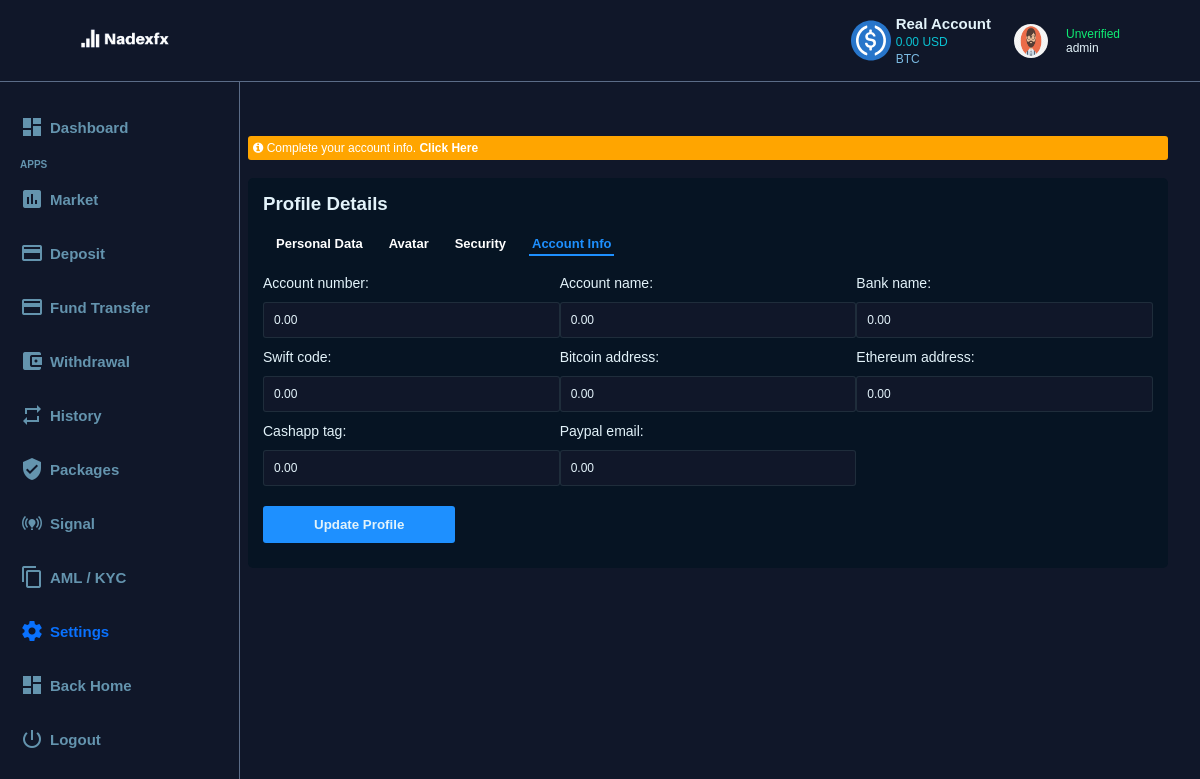
/withdrawal_info/ (signed in), run on the app's committed database.
### broker/models.py (models this page shows, shortened)
class Deposit (models.Model):
    user = models.OneToOneField (User, null = True, blank = True, on_delete = models.CASCADE)
    name = models.CharField (max_length = 200,  null = True)
    capital_balance = models.CharField (max_length = 200, default = "0.00",)
    btc = models.CharField (max_length = 200,  null = True, default = "0.00",)
    usd = models.CharField (max_length = 200, default = "0.00",)
    bonus_usd = models.CharField (max_length = 200, default = "0.00",)
    plan = models.CharField (max_length = 200, default = "Silver",)
    verify = models.CharField (max_length = 200, default = "Unverified",)
    currency = models.CharField (max_length = 200, default = "$",)

class Profile (models.Model):
    user = models.OneToOneField (User, null = True, blank = True, on_delete = models.CASCADE)
    name = models.CharField (max_length = 200,  null = True)
    profile_pic = models.ImageField (default = "avater.png", null = True, blank = True)

class Account (models.Model):
    user = models.OneToOneField (User, null = True, blank = True, on_delete = models.CASCADE)
    name = models.CharField (max_length = 200,  null = True)
    account_number = models.CharField (max_length = 200,  null = True, default = "",)
    account_name = models.CharField (max_length = 200, default = " ",)
    bank_name = models.CharField (max_length = 200, default = " ",)
    swift_code = models.CharField (max_length = 200, default = " ",)
    bitcoin_address = models.CharField (max_length = 200,  null = True, default = " ",)
    ethereum_address = models.CharField (max_length = 200, default = " ",)
    cashapp_tag = models.CharField (max_length = 200, default = " ",)
    paypal_email = models.CharField (max_length = 200, default = " ",)

### broker/views.py (the view)
@login_required (login_url = "login")
def withdrawal_info(request):
    account = request.user.account
    form = AccountForm (instance = account)
    if request.method == 'POST':
        form = AccountForm (request.POST, request.FILES, instance = account)
        if form.is_valid ():
            form.save ()
    context = {'form': form}
    return render (request, "broker/withdrawal-info.html", context)

### broker/forms.py
class AccountForm (ModelForm):
    class Meta:
        model = Account
        fields = '__all__'
        exclude = ['user', 'name']

### broker/templates/broker/withdrawal-info.html (shortened to what this page needs)
<!DOCTYPE html>
{% load static %}
{%  block content %}
<html lang="en">
<head>
    <link rel="stylesheet" href="{% static 'css/font-awesome.min.css' %}">
    <link rel="stylesheet" href="{% static 'css/dashboard.css' %}">
    <link rel="stylesheet" href="{% static 'css/jquery-select7.css' %}">
</head>
<body>
    <nav>
        <article>
            <ul>
                <li><img src="{% static 'images/maillertag1678691629.png' %}" width="130px"></li>
                <li style="display: flex; justify-content: space-between; align-items: center;">
                    <article style="display: flex; padding: 5px;">
                        <img src="{% static 'images/dollar-sign.svg' %}" width="40px" style="margin-right: 5px;">
                        <div style="font-size: 15px;">
                            <b style='color: var(--text-color)'>Real Account</b><br>
                            <span style="font-size: 12px; color: #0BC2D2;">{{request.user.deposit.usd}} USD</span><br>
                            <span style="font-size: 12px; color: #7CBBE3;"> BTC <br>
                        </div>
                    </article>
                    <article style="margin: 0 10px;" id='dropdown-btn'>
                        <div style="display: flex; justify-content: space-between; align-items: center;">
                            <button style='overflow:hidden; width: 50px; height: 50px; border: 1px solid transparent'><img src="{{request.user.profile.profile_pic.url}}" width="100%" height='100%' style='border-radius: 50%'></button>
                            <span style="font-size: 12px; margin: 0 10px;">
                                <span style="color: #0fec73;">{{request.user.deposit.verify}}</span><br>
                                <span style="color: var(--text-color);">{{user.username}}</span>
                            </span>
                        </div>
                    </article>
                </li>
            </ul>
        </article>
    </nav>
    <br><br>
    <br><br>
    <div class="side-panel-left" style="padding: 10px;">
        <ul>
<br>
<a href="{% url 'dashboard' %}"><li class=""><i class="material-icons">dashboard</i> Dashboard</li></a>
<span style="font-size: 10px; font-weight: bold; padding: 0 10px; color: #6494AE;">APPS</span>
<a href="{% url 'market' %}"><li class=""><i class="material-icons">insert_chart</i> Market</li></a>
<a href="{% url 'deposit' %}"><li class=""><i class="material-icons"> credit_card</i> Deposit</li></a>
<a href="{% url 'fund-transfer' %}"><li class=""><i class="material-icons"> credit_card</i> Fund Transfer</li></a>
<a href="{% url 'withdrawal' %}"><li class=""><i class="material-icons">account_balance_wallet</i> Withdrawal </li></a>
<a href="{% url 'trade-history' %}"><li class=""><i class="material-icons">repeat</i> History </li></a>
<a href="{% url 'crypto' %}"><li class=""><i class="material-icons">verified_user</i> Packages</li></a>
<a href="{% url 'signal' %}"><li class=""><i class="material-icons">online_prediction</i> Signal</li></a>
<a href="{% url 'kyc' %}"><li class=""><i class="material-icons">content_copy</i> AML / KYC</li></a>
<a href="{% url 'settings' %}"><li class="active"><i class="material-icons">settings</i> Settings</li></a>
 <a href="{% url 'dashboard' %}"><li class=""><i class="material-icons">dashboard</i> Back Home</li></a>
<a href="{% url 'logout' %}"><li><i class="material-icons">power_settings_new</i> Logout</li></a>
    </ul>
        <br><br><br><br><br><br>
    </div>
    <div class="fixed-width"><br><br><br>
    <div style='padding: 5px; background: orange; font-size: 12px; border-radius: 3px;'><i class='fa fa-info-circle'></i> Complete your account info. <a href="{% url 'withdrawal-info' %}" style='color: white'><b>Click Here</b></a></div><br>
 <div class="container">
        <h3>Profile Details</h3><br>
        <ul id='item-list'>
            <a href="{% url 'settings' %}"><li>Personal Data</li></a>
            <a href="{% url 'change-avatar' %}"><li>Avatar</li></a>
            <a href="{% url 'change-password' %}"><li>Security</li></a>
            <a href="{% url 'withdrawal-info' %}"><li class='active-list'>Account Info</li></a>
        </ul><br>
                <form action="" method="POST">
            <div class="input-grid">
                {{form.as_p}}
            </div>
        <button type='submit' name='submit'>Update Profile</button>
        </form>
       </div>
 </div>
 <br><br><br>
</body>
{%  endblock content %}
</html>

### static/css/dashboard.css (style rules this page uses)
* { margin: 0; padding: 0; box-sizing: border-box; font-family: sans-serif; outline: 2px solid transparent; }
:root { --primary: #101729; --primary-two: #162133; --active: #0971fe; --hover: #2d424d86; --dark: #020818; --text: #6494AE; --dark-blue: #031422c5; --text-color: #e3f3fa; --drop-down: #020818; --modal: #031422; }
ul { list-style-type: none; }
a { text-decoration: none; }
html { scroll-behavior: smooth; background: var(--primary); color: white; }
nav { background: var(--primary); position: fixed; top: 0; left: 0; width: 100%; z-index: 999; border-bottom: 1px solid #bbd8ff70; }
nav ul { display: flex; justify-content: space-between; align-items: center; padding: 10px 5%; }
nav ul li button { padding: 7px; background: transparent; border-radius: 5px; border: 2px solid #09a54f; color: #0fec73; }
nav article:nth-child(2) { display: none; }
.side-panel-left { width: 250px; border-right: 1px solid #bbd8ff70; position: fixed; overflow-y: scroll; height: 100%; display: none; z-index: 2; background-color: var(--primary); }
.side-panel-left ul li { color: var(--text); padding: 15px 10px; display: flex; align-items: center; font-weight: bold; font-size: 15px; }
.side-panel-left ul li i { margin-right: 6px; }
.active { color: var(--active) !important; }
.fixed-width { padding: 10px 20px; border-radius: 5px; }
@media screen and (min-width: 768px) { .fixed-width { width: 68%; margin: 0 1%; } }
@media screen and (min-width: 1200px) { .fixed-width { width: 60%; transform: translateX(-50%); margin: 0 50%; } }
@media screen and (min-width: 1200px) { .side-panel-left { width: 20%; display: block; } }
@media screen and (min-width: 1200px) { nav article:nth-child(2) { display: block; } }
@media screen and (min-width: 1200px) { nav article:nth-child(1) { display: none; } }

### broker/templates/broker/withdrawal-info.html (style rules this page uses)
.container { padding: 15px; background: var(--dark-blue); border-radius: 5px; color: var(--text-color); }
.container button { padding: 10px 50px; border: 1px solid transparent; background: dodgerblue; color: var(--text-color); margin: 10px 0; border-radius: 3px; font-weight: bold; }
form input, form select { padding: 10px; border-radius: 3px; border: 1px solid var(--hover); display: block; width: 100%; background: var(--primary); color: var(--text-color); margin: 10px 0; font-size: 12px; }
form label { margin: 20px 0; font-size: 14px; color: var(--text-color); }
form button { background: dodgerblue; padding: 9px 15px; display: flex; align-items: center; color: white; border: 1px solid dodgerblue; border-radius: 3px; margin: 5px 0; }
#item-list { display: flex; font-weight: bold; }
#item-list li { margin: 0 10px; padding: 3px; font-size: 13px; color: white; text-decoration: none; }
#item-list .active-list { color: dodgerblue; border-bottom: 2px solid dodgerblue; }
@media screen and (min-width: 768px) { .input-grid { display: grid; grid-template-columns: 1fr 1fr; } }
@media screen and (min-width: 768px) { .input-grid:nth-child(2), .input-grid:nth-child(3) { display: grid; grid-template-columns: 1fr 1fr 1fr; } }
@media screen and (min-width: 768px) { .fixed-width { width: 100%; margin: 0 0%; } }
@media screen and (min-width: 1200px) { .fixed-width { width: 80%; transform: translateX(5%); margin: 0 15%; } }
@media screen and (min-width: 1200px) { .side-panel-left { width: 20%; display: block; } }

### data on the page
Account: account_number "0.00", account_name "0.00", bank_name "0.00", swift_code "0.00", bitcoin_address "0.00", ethereum_address "0.00", cashapp_tag "0.00", paypal_email "0.00"

### other printed values
{{ request.user.deposit.usd }} "0.00"
{{ request.user.deposit.verify }} "Unverified"
{{ user.username }} "admin"
